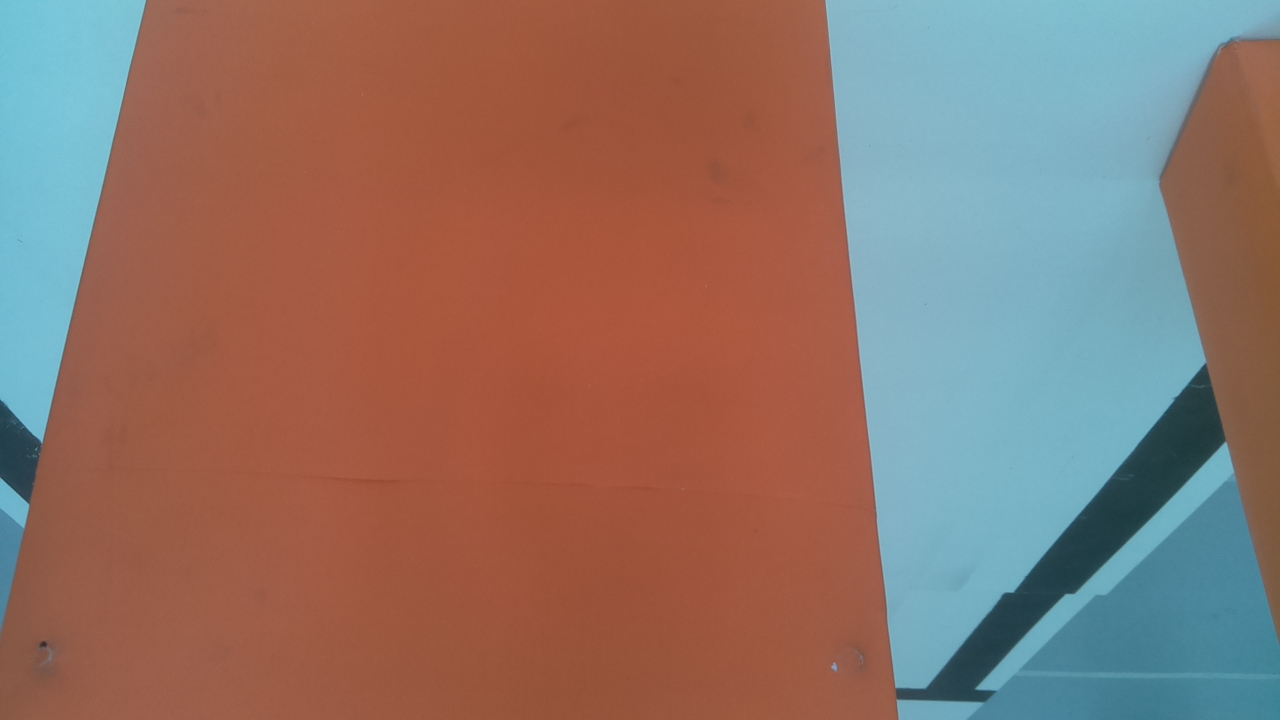
#> input picture 2021/tests/fotos3/imagem_main0.jpg, 1280 x 720 px, found by its file name; its folder holds only this picture in this run
$ python teste_decisao_desvio.py
#> lines starting #> are read from the running program, lines starting #| are printed output that depends on the picture; after the words box and inside, x2 and y2 are one past the last pixel; in counts of white or black regions, pixels touching at a corner belong together
### 2021/visao.py
import cv2
import numpy as np
import math
from constantes import *
#import classes


""" Classe relacionada a imagem obtida pela camera. Ao ser chamada, inverte a imagem e salva constantes relacionadas a imagem, como altura, largura e centro.
 Possui o metodo mask, que retorna a mascara da imagem, passando o arquivo onde esta salvo os ranges da cor."""
class Classe_imagem():
    def __init__(self, path):
        #print("Entrando no _init_ do Classe_imagem()")
#> called with path = './tests/fotos3/imagem_main0.jpg'
        img = cv2.imread(path)
#> img is the input picture: shape (720, 1280, 3); mean B, G, R 105, 114.8, 142.5
        #img = np.array(img)

        img = cv2.rotate(img, cv2.ROTATE_180)
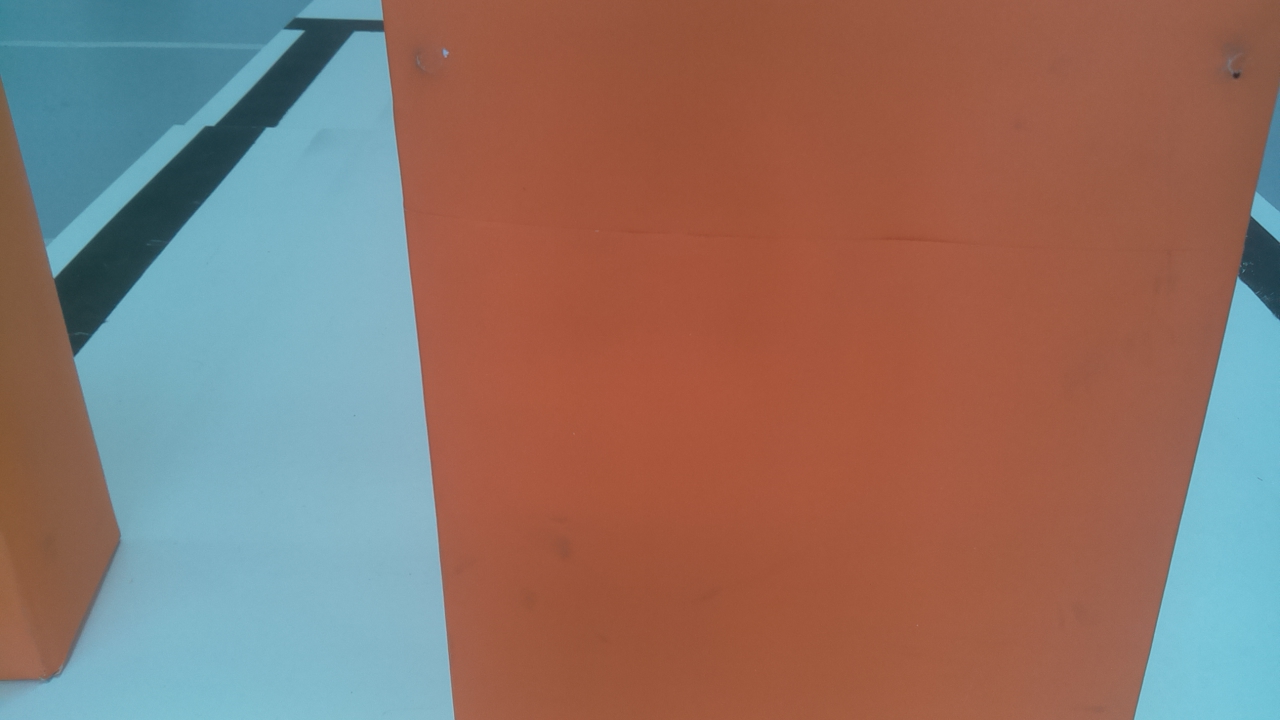
#> img: shape (720, 1280, 3); mean B, G, R 105, 114.8, 142.5
        #cv2.imwrite("/home/pi/Pictures/imagem_girada.jpg", img)

        img.astype(np.uint8)

        (self.altura, self.largura) = img.shape[:2]
#> self.altura = 720; self.largura = 1280
        self.centro = ( (self.largura)/2, (self.altura)/2 )
#> self.centro = (640, 360)

        # [7 lines of commented-out code are left out]
        self.img = img
        #self.topo_da_pista = int(0.0*self.altura) #coordenada y do topo da pista
        self.topo_da_pista = 0
        self.meio_da_pista = 0 # coordenada x do meio da pista
        self.largura_pista = 0 # largura do final da pista na imagem
        self.mult_largura_pista = 0.7 #ate quanto da metade da largura da pista ainda eh atravessavel pelo robo
        #print("Saindo do _init_ do Classe_imagem()")

    def mask(self, ranges_file_path):
        hsv = cv2.cvtColor(self.img, cv2.COLOR_BGR2HSV) # converte a cor para hsv
        with open(ranges_file_path, "r") as f:
            lines = f.readlines()
            range = lines[0].split(",")
            lower = np.array([int(range[0]),int(range[1]),int(range[2])])  #range de cores em hsv para reconhecer as bordas
            upper = np.array([int(range[3]),int(range[4]),int(range[5])])
        mask = cv2.inRange(hsv, lower, upper)
        kernel = np.ones((5,5), np.uint8)
        mask = cv2.morphologyEx(mask, cv2.MORPH_CLOSE, kernel, iterations=1)
        mask = cv2.morphologyEx(mask, cv2.MORPH_OPEN, kernel, iterations=1)
        return mask

'''tira o coeficiente angular ( delta y / delta x) a partir de uma lista de coordenadas x1 y1 x2 y2. utilizada em funcoes
dessa biblioteca: '''
def coef_angular(lista):
    if len(lista) != 0:
        if lista[X2] != lista[X1]: return float(float(lista[Y2]-lista[Y1]) / float(lista[X2]-lista[X1]))
        else: return 999.9
    else: return 999.9


'''tira o coeficiente linear ( y1 - coef_angular *x1 = coef_linear) a partir de uma lista de coordenadas x1 y1 x2 y2.
utilizada em funcoes dessa biblioteca: '''
def coef_linear(lista):
    if len(lista) != 0:
        return float(float(lista[Y1]) - float(lista[X1])*coef_angular(lista))
    else:   return 0
# Essa funcao deve devolver o ponto medio ( (x,y) ) da borda inferior do obstaculo mais proximo


""" recebe a mascara do branco e o objeto_imagem e procura o contorno fechado de maior area (pista). salva o y da pista como topo_da_pista e o x + largura/2
 como o meio_da_pista no objeto_imagem"""
# [29 lines left out: function reconhecer_pista, not called in this run]


""" recebe duas retas no formato [x1, y1, x2, y2] e retora o ponto de interseccao x, y """
def interscetion(r1, r2):
    ml = coef_angular(r1)
    mr = coef_angular(r2)
    nl = coef_linear(r1)
    nr = coef_linear(r2)

    x = (nr-nl)/(ml-mr)
    y = mr*x+nr
    #IMG = cv2.circle(IMG, (int(x),int(y)), radius=10, color=(0, 255, 255), thickness=-1)
    return int(x), int(y)


''' identifica a borda laranja mais baixa e traca o ponto medio dela, retornando-o. Usada na decisao desvio'''
# [77 lines left out: function ponto_medio_borda_inferior, not called in this run]


'''Recebe apenas a imagem. Retorna o x1 y1 x2 y2 das bordas laterais e uma variavel auxiliar que inidica se
foram encontrada, duas retas, zero retas ou uma reta ( e qual eh ela). Versao do fernandes que utiliza uma mascara branca
e uma area branca nao tao grande para tentar pegar a parte mais externa das bordas pretas, alem de filtrar as muito
deitadas ou muito verticais. Usada na alinhamento_pista e na decisao_desvio'''
# [65 lines left out: function bordas_laterais_v1, not called in this run]


""" adaptacao da bordas_laterais_v1 que adiciona 3 restricoes para encontrar as retas. A primeira eh a RANGE_INCLINACAO, que seleciona um coeficiente angular minimo
 e maximo para considerar como borda. A segunda eh o topo_da_pista, que seleciona apenas as retas que estao abaixo do topo da pista para evitar ruidos. A terceira
  eh o meio_da_pista que divide as retas da borda da esquerda e da borda da direita."""
# [146 lines left out: functions bordas_laterais_v2, checar_proximidade, not called in this run]

### 2021/tests/teste_decisao_desvio.py
#import sys
#sys.path.insert(1, '../')
from os import listdir
from os.path import  join
from visao import *
import copy

path = "./tests/fotos3/"

IMAGES = [Classe_imagem(join(path, f)) for f in listdir(join(path))]

ANDAR = "0"
GIRAR_ESQUERDA = "1"
GIRAR_DIREITA = "2"
PARAR = "3"
SUBIR = "4"
DESCER = "5"


font                   = cv2.FONT_HERSHEY_SIMPLEX
bottomLeftCornerOfText = (10,500)
fontScale              = 1
fontColor              = (255,255,255)
lineType               = 2

def ponto_medio_borda_inferior2(objeto_imagem):

    orangemask = objeto_imagem.mask("ranges_laranja.txt")
    cv2.imwrite( path+"../masks/"+str(ind)+".png", orangemask)
    largura = objeto_imagem.largura
    # [9 lines of commented-out code are left out]

    lista_bordas = cv2.Canny(orangemask, 100, 300, apertureSize=3)

    minLineLength = 90  # Parametro da HoughLines

    # Utlizar HoughLinesP para retornar (x1,y1) (x2,y2)
    segmentos = cv2.HoughLinesP(lista_bordas, rho=1, theta=np.pi/180, threshold=100,
                            lines=np.array([]), minLineLength=minLineLength, maxLineGap=10)
    if segmentos is None: return 0,0, 0
    numero_segmentos, _, _ = segmentos.shape
    if numero_segmentos == 0: return 0,0, 0

    #se quisermos visualizar
    '''for segmento in segmentos:
        x1,y1,x2,y2= segmento[0]
        cv2.line(imagem, (x1,y1), (x2,y2), (0,255,0), 2)'''

    """y_med_max = 0
    borda_inferior = segmentos[0]
    for segmento in segmentos:
        segmento = segmento.reshape(4)
        x1, y1, x2, y2 = segmento
        y_med = (y1+y2)//2
        if y_med > y_med_max:
            y_med_max = y_med
            borda_inferior = segmento
    x1, y1, x2, y2 = borda_inferior
    x_med = (x1 + x2)//2
    cv2.line(objeto_imagem.img, (x1,y1), (x2,y2), (0,0,255), 2)
    objeto_imagem.img = cv2.circle(objeto_imagem.img, (x_med, y_med_max), radius=10, color=(0, 255, 255), thickness=-1)
    return x_med , y_med_max"""

    ymed_bloco_todo = 0
    for i in range(numero_segmentos):
        ymed_bloco_todo+=segmentos[i][0][1] + segmentos[i][0][3]
    ymed_bloco_todo//=2*numero_segmentos
    y_max = -1
    x_min = largura
    x_max = 0
    #esse fator para baixo serve para procurar segmentos ainda mais abaixo do ponto medio
    fator_para_baixo = 1.3
    cv2.line(objeto_imagem.img, (0,int(ymed_bloco_todo*fator_para_baixo)), (objeto_imagem.largura,int(ymed_bloco_todo*fator_para_baixo)), (255,0,0), 2)

    print("Pto_Med_Borda_Inf-Num_seg: {} before for".format(numero_segmentos))
    for i in range(numero_segmentos):
        x1, y1, x2, y2 = segmentos[i].reshape(4)
   #     cv2.line(objeto_imagem.img, (x1,y1), (x2,y2), (255,0,255), 2)
        if (segmentos[i][0][Y1] > ymed_bloco_todo*fator_para_baixo or segmentos[i][0][Y2] > ymed_bloco_todo*fator_para_baixo):
            x_min = min(x_min, segmentos[i][0][X1], segmentos[i][0][X2])
            x_max = max(x_max, segmentos[i][0][X1], segmentos[i][0][X2])
            y_max = max(y_max, segmentos[i][0][Y1], segmentos[i][0][Y2])
    x_med = (x_min + x_max) // 2
    print("Pto_Med_Borda_Inf-Num_seg: {} after for".format(numero_segmentos))
    ##feedback
    '''imagem = cv2.circle(imagem, (int(largura//2),int(fator_para_baixo*ymed_bloco_todo)), 50,(0,255,0) , -1)
    imagem = cv2.circle(imagem, (int(x_min),int(y_max)), 50,(0,255,0) , -1)
    imagem = cv2.circle(imagem, (int(x_max),int(y_max)), 50,(0,255,0) , -1)
    imagem = cv2.circle(imagem, (int(x_med),int(y_max)), 50,(255,0,0) , -1)
    little = cv2.resize(imagem, (960, 540))
    cv2.imshow("com o ponto medio", little)
    cv2.waitKey()'''
    cv2.line(objeto_imagem.img, (x_min,y_max), (x_max,y_max), (0,0,255), 2)
    objeto_imagem.img = cv2.circle(objeto_imagem.img, (x_med, y_max), radius=10, color=(0, 255, 255), thickness=-1)
    return x_min, x_max, y_max

def bordas_laterais_v3(objeto_imagem):
    mask = objeto_imagem.mask("ranges_preto.txt")
   # reconhecer_pista(mask, objeto_imagem)
    img = objeto_imagem.img
    edges = cv2.Canny(mask, 50, 150, apertureSize=3)
  #  cv2.imwrite( path+"../masks/"+str(ind)+".png", mask)

    lines = cv2.HoughLinesP(edges, 1, np.pi/180, 100, minLineLength=10, maxLineGap=150)
    left_lines = []
    right_lines =[]
   # todas_as_linhas = IMG
    if lines is not None:
        for line in lines:
            line = line.reshape(4)
            x1,y1,x2,y2 = line
            img = cv2.line(img, (x1,y1), (x2,y2), (0,127,255), 2)

            theta = np.pi/180*RANGE_INCLINACAO
            if y1>objeto_imagem.topo_da_pista or y2>objeto_imagem.topo_da_pista:
                if math.atan(1)-theta/2 < math.atan(coef_angular(line)) < math.atan(1)+theta/2:
                    right_lines.append([x1,y1,x2,y2])
                #    print("angulo : ", 180/np.pi*math.atan(coef_angular(line)))
                  #  print([x1, y1, x2, y2])
                    cv2.line(objeto_imagem.img, (x1,y1), (x2,y2), (0,255,0), 2)
            if y1>objeto_imagem.topo_da_pista or y2>objeto_imagem.topo_da_pista:
                if math.atan(-1)-theta/2 < math.atan(coef_angular(line)) < math.atan(-1)+theta/2:
                    left_lines.append([x1,y1,x2,y2])
                    cv2.line(objeto_imagem.img, (x1,y1), (x2,y2), (0,127,0), 2)
    else: return [],[],NAO_HA_RETA
   # cv2.imwrite("todas_as_linhas.png", todas_as_linhas)

    ha_reta_na_direita = False
    if(len(right_lines) != 0):
        ha_reta_na_direita = True
        vertical_direita = [objeto_imagem.largura,0,objeto_imagem.largura,objeto_imagem.altura]
        y_max = 0
        for line in right_lines:
            _,y = interscetion(line, vertical_direita)
            if y > y_max:
                y_max = y
                right = line
        [x1, y1, x2, y2] = right
        cv2.line(objeto_imagem.img, (x1,y1), (x2,y2), (0,0,255), 2)

    ha_reta_na_esquerda = False
    if(len(left_lines) != 0):
        ha_reta_na_esquerda = True
        vertical_esquerda = [0,0,0,objeto_imagem.altura]
        y_max = 0
        for line in left_lines:
            _,y = interscetion(line, vertical_esquerda)
            if y > y_max:
                y_max = y
                left = line
        [x1, y1, x2, y2] = left
        cv2.line(objeto_imagem.img, (x1,y1), (x2,y2), (0,0,255), 2)

    if ha_reta_na_direita == False and ha_reta_na_esquerda == False:
        return [],[],NAO_HA_RETA
    if ha_reta_na_direita == True and ha_reta_na_esquerda == True:
        return left, right, HA_DUAS_RETAS
    if ha_reta_na_direita == False and ha_reta_na_esquerda == True:
       return left, [], SO_ESQUERDA
    if ha_reta_na_direita == True and ha_reta_na_esquerda == False:
       return [], right, SO_DIREITA

def decisao_desvio2(objeto_imagem):
  #  path = camera.Take_photo()
    #objeto_imagem = Classe_imagem(path)
    x_min, x_max, y = ponto_medio_borda_inferior2(objeto_imagem)
    x = (x_min+x_max)//2
    lista_esquerda, lista_direita, j = bordas_laterais_v3(objeto_imagem)
    poly_left = [coef_angular(lista_esquerda), coef_linear(lista_esquerda)]
    poly_right = [coef_angular(lista_direita), coef_linear(lista_direita)]
    # j = 1: linha central. j = 2: borda direita. j = 3: borda esquerda. j = 0: nenhuma borda
    pixel_scale = 20.4
    d_min = 40
    x_robot = 0
    if x == 0 and y == 0:
        # Nao detectou obstaculo
        cv2.putText(objeto_imagem.img,'NAO HA RETA', bottomLeftCornerOfText, font, fontScale, fontColor, lineType)
        return ANDAR
    else:
        if j == HA_DUAS_RETAS:
            poly_inv_left = [1/poly_left[0], -poly_left[1]/poly_left[0]]
            x_linha_left = poly_inv_left[1] + poly_inv_left[0]*y
            poly_inv_right = [1/poly_right[0], -poly_right[1]/poly_right[0]]
            x_linha_right = poly_inv_right[1] + poly_inv_right[0]*y
            d_left = abs(x_min - x_linha_left)/pixel_scale
            d_right = abs(x_max - x_linha_right)/pixel_scale
            ang_left = np.arctan(poly_left[0])*(180/np.pi)
            ang_right = np.arctan(poly_right[0])*(180/np.pi)
            # 1 para esquerda, 2 direita, 3 centro
            if abs(ang_left) >= abs(ang_right) + 10:
                x_robot = 1
            elif abs(ang_right) >= abs(ang_left) + 10:
                x_robot = 2
            else:
                x_robot = 3
            print(x_robot)
            if x_robot == 3:
                if d_left > d_min and d_right > d_min:
                    d = max(d_left, d_right)
                    if d == d_left:
                        cv2.putText(objeto_imagem.img,'2 RETAS: GIRAR ESQUERDA', bottomLeftCornerOfText, font, fontScale, fontColor, lineType)
                        return GIRAR_ESQUERDA
                    else:
                        cv2.putText(objeto_imagem.img,'2 RETAS: GIRAR DIREITA', bottomLeftCornerOfText, font, fontScale, fontColor, lineType)
                        return GIRAR_DIREITA
                elif d_left > d_min and d_right <= d_min:
                    cv2.putText(objeto_imagem.img,'2 RETAS: GIRAR ESQUERDA', bottomLeftCornerOfText, font, fontScale, fontColor, lineType)
                    return GIRAR_ESQUERDA
                elif d_left <= d_min and d_right > d_min:
                    cv2.putText(objeto_imagem.img,'2 RETAS: GIRAR DIREITA', bottomLeftCornerOfText, font, fontScale, fontColor, lineType)
                    return GIRAR_DIREITA
                else:
                    d = max(d_left, d_right)
                    if d == d_left:
                        cv2.putText(objeto_imagem.img,'2 RETAS: GIRAR ESQUERDA', bottomLeftCornerOfText, font, fontScale, fontColor, lineType)
                        return GIRAR_ESQUERDA
                    else:
                        cv2.putText(objeto_imagem.img,'2 RETAS: GIRAR DIREITA', bottomLeftCornerOfText, font, fontScale, fontColor, lineType)
                        return GIRAR_DIREITA
            if x_robot == 1:
                if d_left < d_min:
                    cv2.putText(objeto_imagem.img,'2 RETAS: GIRAR DIREITA', bottomLeftCornerOfText, font, fontScale, fontColor, lineType)
                    return GIRAR_DIREITA
                else:
                    cv2.putText(objeto_imagem.img,'2 RETAS: GIRAR ESQUERDA', bottomLeftCornerOfText, font, fontScale, fontColor, lineType)
                    return GIRAR_ESQUERDA
            if x_robot == 2:
                if d_right < d_min:
                    cv2.putText(objeto_imagem.img,'2 RETAS: GIRAR ESQUERDA', bottomLeftCornerOfText, font, fontScale, fontColor, lineType)
                    return GIRAR_ESQUERDA
                else:
                    cv2.putText(objeto_imagem.img,'2 RETAS: GIRAR DIREITA', bottomLeftCornerOfText, font, fontScale, fontColor, lineType)
                    return GIRAR_DIREITA
        if j == SO_DIREITA:
            poly_inv = [1/poly_right[0], -poly_right[1]/poly_right[0]]
            x_linha = poly_inv[1] + poly_inv[0]*y
            print("imagem: ", ind, "Dist: ", abs(x_max - x_linha)/pixel_scale )
            if abs(x_max - x_linha) > d_min*pixel_scale:
                cv2.putText(objeto_imagem.img,'SO DIREITA: GIRAR DIREITA', bottomLeftCornerOfText, font, fontScale, fontColor, lineType)
                return GIRAR_DIREITA
            else:
                cv2.putText(objeto_imagem.img,'SO DIREITA: GIRAR ESQUERDA', bottomLeftCornerOfText, font, fontScale, fontColor, lineType)
                return GIRAR_ESQUERDA
        if j == SO_ESQUERDA:
            poly_inv = [1/poly_left[0], -poly_left[1]/poly_left[0]]
            x_linha = poly_inv[1] + poly_inv[0]*y
            print("imagem: ", ind, "Dist: ", abs(x_min - x_linha)/pixel_scale )
            if abs(x_min - x_linha) > d_min*pixel_scale:
                cv2.putText(objeto_imagem.img,'SO ESQUERDA: GIRAR ESQUERDA', bottomLeftCornerOfText, font, fontScale, fontColor, lineType)
                return GIRAR_ESQUERDA
            else:
                cv2.putText(objeto_imagem.img,'SO ESQUERDA: GIRAR DIREITA', bottomLeftCornerOfText, font, fontScale, fontColor, lineType)
                return GIRAR_DIREITA
        if j == NAO_HA_RETA: return ANDAR

ind=1
for IMG in IMAGES:
    i1 = copy.copy(IMG)
    i2 = copy.copy(IMG)
    ret = decisao_desvio2(IMG)
    cv2.imwrite( path+"../finais2/"+str(ind)+".png", IMG.img)
  #  ret = checar_alinhamento_pista_v2(i2)
   # cv2.imwrite( path+"../finais/"+str(i)+".png", IMG.img)
    ind+=1
#> this loop made 1 pass; (reads 2021/ranges_laranja.txt from the repository)
#> pass 1, in mask, `mask = cv2.inRange(hsv, lower, upper)`:
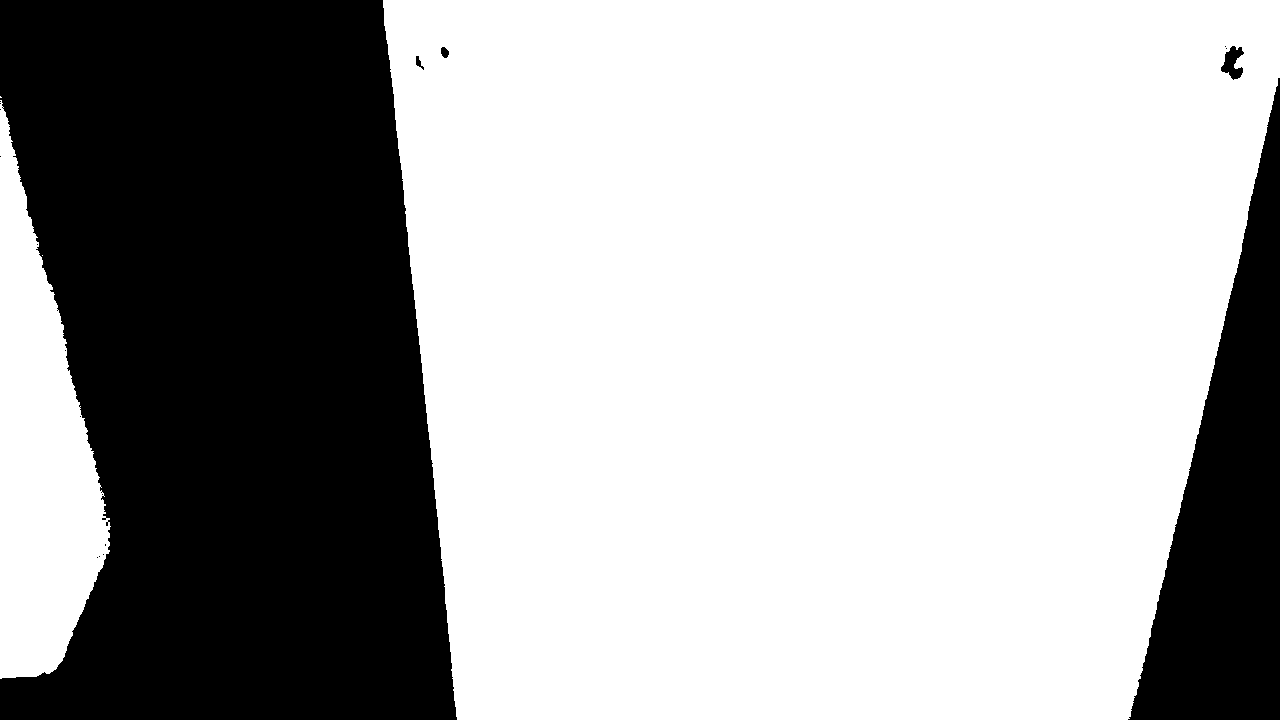
#> mask: shape (720, 1280); 65.9% white; 19 black regions (14 under 20 px), largest, box (x1, y1, x2, y2) and area: (0, 0, 457, 720) 265999, (1128, 78, 1280, 720) 47814, (1221, 46, 1244, 80) 436, (441, 47, 449, 58) 66, (416, 56, 424, 70) 50
#> after the loop, ind = 2
